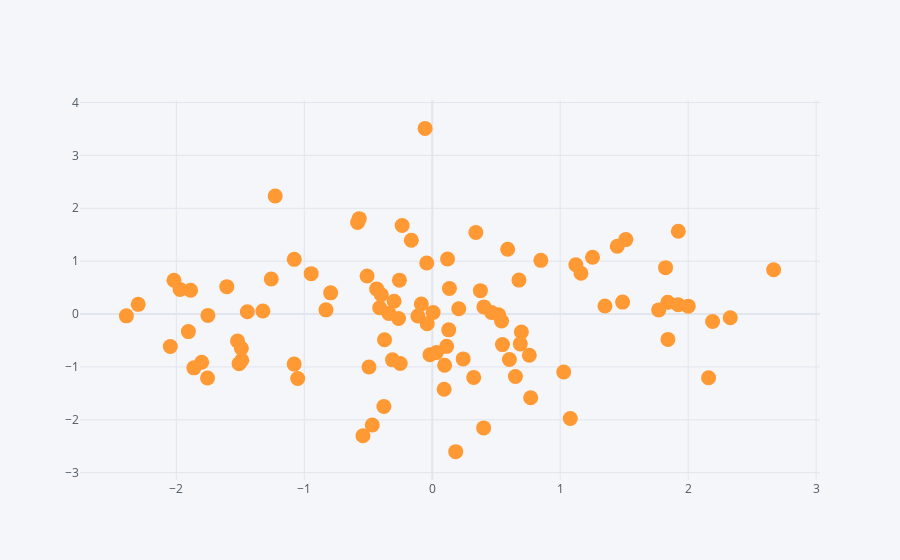

Notebook cell for this chart:
### Code cell
df.iplot(kind = 'scatter',x = 'A',y = 'B',mode ='markers',size =15)
